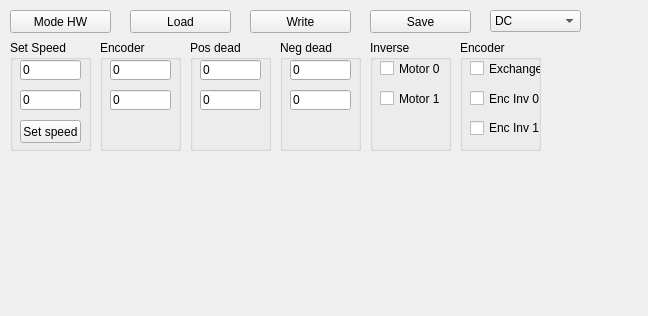
<?xml version="1.0" encoding="UTF-8"?>
<ui version="4.0">
 <class>Mode_hw_tw</class>
 <widget class="QWidget" name="Mode_hw_tw">
  <property name="geometry">
   <rect>
    <x>0</x>
    <y>0</y>
    <width>648</width>
    <height>316</height>
   </rect>
  </property>
  <property name="windowTitle">
   <string>Form</string>
  </property>
  <widget class="QPushButton" name="btn_mode_hw_save_params">
   <property name="geometry">
    <rect>
     <x>370</x>
     <y>10</y>
     <width>101</width>
     <height>23</height>
    </rect>
   </property>
   <property name="text">
    <string>Save</string>
   </property>
  </widget>
  <widget class="QPushButton" name="btn_mode_hw_write_params">
   <property name="geometry">
    <rect>
     <x>250</x>
     <y>10</y>
     <width>101</width>
     <height>23</height>
    </rect>
   </property>
   <property name="text">
    <string>Write</string>
   </property>
  </widget>
  <widget class="QPushButton" name="btn_change_mode_hw">
   <property name="geometry">
    <rect>
     <x>10</x>
     <y>10</y>
     <width>101</width>
     <height>23</height>
    </rect>
   </property>
   <property name="text">
    <string>Mode HW</string>
   </property>
  </widget>
  <widget class="QGroupBox" name="groupBox_8">
   <property name="geometry">
    <rect>
     <x>10</x>
     <y>40</y>
     <width>81</width>
     <height>111</height>
    </rect>
   </property>
   <property name="title">
    <string>Set Speed</string>
   </property>
   <widget class="QLineEdit" name="txtb_motor0_duty">
    <property name="geometry">
     <rect>
      <x>10</x>
      <y>20</y>
      <width>61</width>
      <height>20</height>
     </rect>
    </property>
    <property name="text">
     <string>0</string>
    </property>
   </widget>
   <widget class="QPushButton" name="btn_set_duty0">
    <property name="geometry">
     <rect>
      <x>10</x>
      <y>80</y>
      <width>61</width>
      <height>23</height>
     </rect>
    </property>
    <property name="text">
     <string>Set speed</string>
    </property>
   </widget>
   <widget class="QLineEdit" name="txtb_motor1_duty">
    <property name="geometry">
     <rect>
      <x>10</x>
      <y>50</y>
      <width>61</width>
      <height>20</height>
     </rect>
    </property>
    <property name="text">
     <string>0</string>
    </property>
   </widget>
  </widget>
  <widget class="QPushButton" name="btn_mode_hw_load_params">
   <property name="geometry">
    <rect>
     <x>130</x>
     <y>10</y>
     <width>101</width>
     <height>23</height>
    </rect>
   </property>
   <property name="text">
    <string>Load</string>
   </property>
  </widget>
  <widget class="QComboBox" name="cb_motor_type">
   <property name="geometry">
    <rect>
     <x>490</x>
     <y>10</y>
     <width>91</width>
     <height>22</height>
    </rect>
   </property>
   <item>
    <property name="text">
     <string>DC</string>
    </property>
   </item>
   <item>
    <property name="text">
     <string>STEP</string>
    </property>
   </item>
  </widget>
  <widget class="QGroupBox" name="groupBox">
   <property name="geometry">
    <rect>
     <x>100</x>
     <y>40</y>
     <width>81</width>
     <height>111</height>
    </rect>
   </property>
   <property name="title">
    <string>Encoder</string>
   </property>
   <widget class="QLineEdit" name="txtb_enc0_speed">
    <property name="geometry">
     <rect>
      <x>10</x>
      <y>20</y>
      <width>61</width>
      <height>20</height>
     </rect>
    </property>
    <property name="text">
     <string>0</string>
    </property>
    <property name="readOnly">
     <bool>true</bool>
    </property>
   </widget>
   <widget class="QLineEdit" name="txtb_enc1_speed">
    <property name="geometry">
     <rect>
      <x>10</x>
      <y>50</y>
      <width>61</width>
      <height>20</height>
     </rect>
    </property>
    <property name="text">
     <string>0</string>
    </property>
    <property name="readOnly">
     <bool>true</bool>
    </property>
   </widget>
  </widget>
  <widget class="QGroupBox" name="groupBox_2">
   <property name="geometry">
    <rect>
     <x>190</x>
     <y>40</y>
     <width>81</width>
     <height>111</height>
    </rect>
   </property>
   <property name="title">
    <string>Pos dead</string>
   </property>
   <widget class="QLineEdit" name="txtb_motor0_pos_deadband">
    <property name="geometry">
     <rect>
      <x>10</x>
      <y>20</y>
      <width>61</width>
      <height>20</height>
     </rect>
    </property>
    <property name="text">
     <string>0</string>
    </property>
   </widget>
   <widget class="QLineEdit" name="txtb_motor1_pos_deadband">
    <property name="geometry">
     <rect>
      <x>10</x>
      <y>50</y>
      <width>61</width>
      <height>20</height>
     </rect>
    </property>
    <property name="text">
     <string>0</string>
    </property>
   </widget>
  </widget>
  <widget class="QGroupBox" name="groupBox_3">
   <property name="geometry">
    <rect>
     <x>280</x>
     <y>40</y>
     <width>81</width>
     <height>111</height>
    </rect>
   </property>
   <property name="title">
    <string>Neg dead</string>
   </property>
   <widget class="QLineEdit" name="txtb_motor0_neg_deadband">
    <property name="geometry">
     <rect>
      <x>10</x>
      <y>20</y>
      <width>61</width>
      <height>20</height>
     </rect>
    </property>
    <property name="text">
     <string>0</string>
    </property>
   </widget>
   <widget class="QLineEdit" name="txtb_motor1_neg_deadband">
    <property name="geometry">
     <rect>
      <x>10</x>
      <y>50</y>
      <width>61</width>
      <height>20</height>
     </rect>
    </property>
    <property name="text">
     <string>0</string>
    </property>
   </widget>
  </widget>
  <widget class="QGroupBox" name="groupBox_4">
   <property name="geometry">
    <rect>
     <x>370</x>
     <y>40</y>
     <width>81</width>
     <height>111</height>
    </rect>
   </property>
   <property name="title">
    <string>Inverse</string>
   </property>
   <widget class="QCheckBox" name="cb_motor0_invert">
    <property name="geometry">
     <rect>
      <x>10</x>
      <y>20</y>
      <width>81</width>
      <height>17</height>
     </rect>
    </property>
    <property name="text">
     <string>Motor 0</string>
    </property>
   </widget>
   <widget class="QCheckBox" name="cb_motor1_invert">
    <property name="geometry">
     <rect>
      <x>10</x>
      <y>50</y>
      <width>81</width>
      <height>17</height>
     </rect>
    </property>
    <property name="text">
     <string>Motor 1</string>
    </property>
   </widget>
  </widget>
  <widget class="QGroupBox" name="groupBox_5">
   <property name="geometry">
    <rect>
     <x>460</x>
     <y>40</y>
     <width>81</width>
     <height>111</height>
    </rect>
   </property>
   <property name="title">
    <string>Encoder</string>
   </property>
   <widget class="QCheckBox" name="cb_enc0_invert">
    <property name="geometry">
     <rect>
      <x>10</x>
      <y>50</y>
      <width>70</width>
      <height>17</height>
     </rect>
    </property>
    <property name="text">
     <string>Enc Inv 0</string>
    </property>
   </widget>
   <widget class="QCheckBox" name="cb_enc1_invert">
    <property name="geometry">
     <rect>
      <x>10</x>
      <y>80</y>
      <width>70</width>
      <height>16</height>
     </rect>
    </property>
    <property name="text">
     <string>Enc Inv 1</string>
    </property>
   </widget>
   <widget class="QCheckBox" name="cb_enc_exchange">
    <property name="geometry">
     <rect>
      <x>10</x>
      <y>20</y>
      <width>71</width>
      <height>17</height>
     </rect>
    </property>
    <property name="text">
     <string>Exchange</string>
    </property>
   </widget>
  </widget>
 </widget>
 <resources/>
 <connections/>
</ui>
